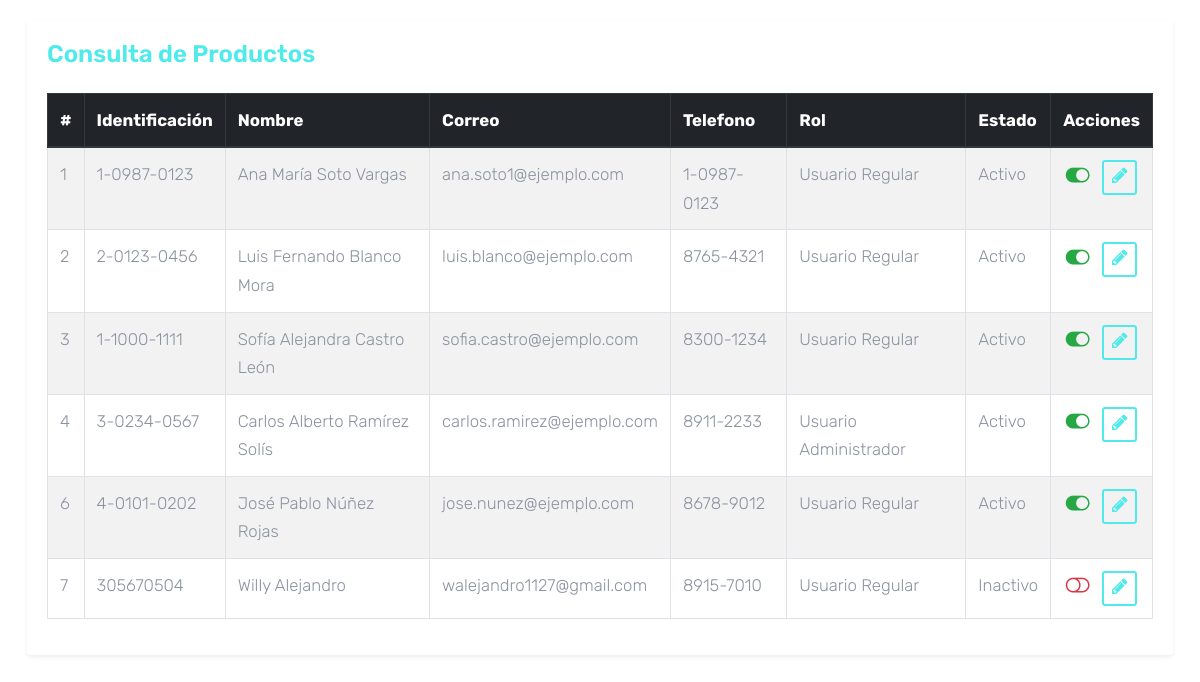
Before: /Views/Usuarios/ConsultarUsuarios.php with the older database file.
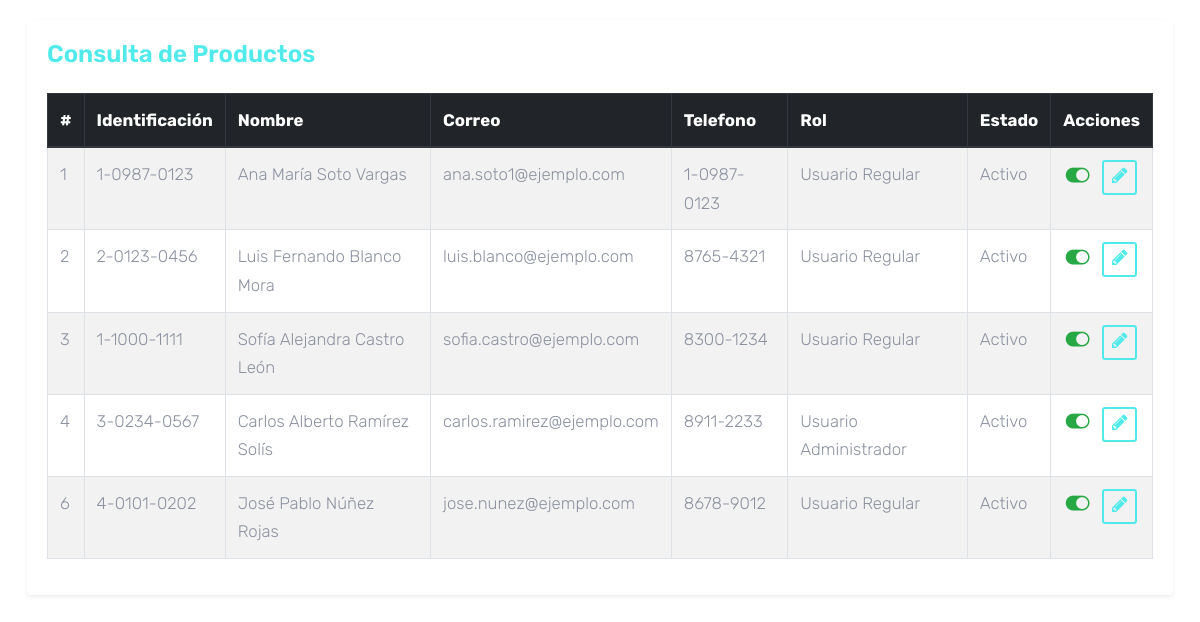
After: the same page with the newer database file.
### tables this page shows
CREATE TABLE `usuario` (
  `idUsuario` bigint(11) NOT NULL AUTO_INCREMENT,
  `Nombre` varchar(100) NOT NULL,
  `Correo` varchar(255) NOT NULL,
  `Identificacion` varchar(20) NOT NULL,
  `Telefono` varchar(15) NOT NULL,
  `Contrasenna` varchar(16) NOT NULL,
  `Rol_Fk` bigint(11) NOT NULL,
  `Estado` bit(1) NOT NULL,
  PRIMARY KEY (`idUsuario`),
  KEY `Rol_Fk_idx` (`Rol_Fk`),
  CONSTRAINT `Rol_Fk` FOREIGN KEY (`Rol_Fk`) REFERENCES `roles` (`idRol`) ON DELETE NO ACTION ON UPDATE NO ACTION
);

CREATE TABLE `roles` (
  `idRol` bigint(11) NOT NULL AUTO_INCREMENT,
  `RolNombre` varchar(45) NOT NULL,
  PRIMARY KEY (`idRol`)
);

### Models/usuarioModel.php (called while the page is built, shortened)
<?php
    include_once $_SERVER["DOCUMENT_ROOT"] . '/Pharma Proyecto/Models/connect.php';
    function ConsultarUsuariosModel()
    {
        try
        {
            $context = OpenDB();
            $sp = "CALL ConsultarUsuarios()";
            $respuesta = $context -> query($sp);
            return $respuesta;
        }
        catch(Exception $error)
        {
            RegistrarError($error);
            return null;
        }
    }
?>

### Controllers/usuarioController.php (called while the page is built, shortened)
<?php
include_once $_SERVER["DOCUMENT_ROOT"] . '/Pharma Proyecto/Models/usuarioModel.php';
function ConsultarUsuarios()
{
    return ConsultarUsuariosModel();
}
?>

### Models/connect.php (called while the page is built, shortened)
<?php
function CloseDb($context)
{
    return mysqli_close($context);
}
?>

### Views/Usuarios/ConsultarUsuarios.php (the view, shortened to what this page needs)
<?php
include_once $_SERVER["DOCUMENT_ROOT"] . '/Pharma Proyecto/Views/layoutInterno.php';
include_once $_SERVER["DOCUMENT_ROOT"] . '/Pharma Proyecto/Controllers/usuarioController.php';
$resultado = ConsultarUsuarios();
?>
<!DOCTYPE html>
<html>
<body>
    <div class="page-wrapper container-fluid" style="max-width: 98%; padding: 20px 15px;">
        <div class="row">
            <div class="col-12">
                <div class="card shadow-sm border-0 rounded">
                    <div class="card-body">
                        <h4 class="card-title text-primary mb-4" style="font-weight: 600;">Consulta de Productos</h4>
                        <div class="table-responsive" style="overflow-x:auto;">
                            <table id="tablaDatos" class="table table-striped table-bordered table-hover"
                                style="min-width: 1000px; font-size: 1.05rem; background: #fff;">
                                <thead class="thead-dark">
                                    <tr>
                                        <th>#</th>
                                        <th>Identificación</th>
                                        <th>Nombre</th>
                                        <th>Correo</th>
                                        <th>Telefono</th>
                                        <th>Rol</th>
                                        <th>Estado</th>
                                        <th>Acciones</th>
                                    </tr>
                                </thead>
                                <tbody>
                                    <?php
                                    while ($fila = mysqli_fetch_array($resultado)) {
                                        echo "<tr>";
                                        echo "<td>" . $fila["idUsuario"] . "</td>";
                                        echo "<td>" . $fila["Identificacion"] . "</td>";
                                        echo "<td>" . $fila["Nombre"] . "</td>";
                                        echo "<td>" . $fila["Correo"] . "</td>";
                                        echo "<td>" . $fila["Telefono"] . "</td>";
                                        echo "<td>" . $fila["RolNombre"] . "</td>";
                                        echo "<td>" . $fila["EstadoDescripcion"] . "</td>";
                                        echo '<td class="text-center">
                                            <a class="btn p-0 border-0 btnAbrirModal" data-toggle="modal" data-target="#CambiarEstadoUsuario"
                                                data-id="' . $fila["idUsuario"] . '"
                                                data-nombre="' . $fila["Nombre"] . '" style="background: none;">
                                                <i class="' . ($fila["Estado"] ? 'icon-toggle-on text-success' : 'icon-toggle-off text-danger') . '" style="font-size:1.3em;"></i>
                                            </a>
                                            <a class="btn btn-sm btn-outline-primary ml-2" href="ActualizarUsuario.php?q=' . $fila["idUsuario"] . '" title="Editar Usuario">
                                                <i class="icon-pencil" style="font-size:1.3em;"></i>
                                            </a>
                                        </td>';
                                        echo "</tr>";
                                    }
                                    ?>
                                </tbody>
                            </table>
                        </div>
                    </div>
                </div>
            </div>
        </div>
    </div>
</body>
</html>

Changed rows visible on the page:
removed usuario: idUsuario "7", Identificacion "305670504", Nombre "Willy Alejandro", Correo "walejandro1127@gmail.com", Telefono "8915-7010", Rol_Fk.RolNombre "Usuario Regular", EstadoDescripcion "Inactivo"
